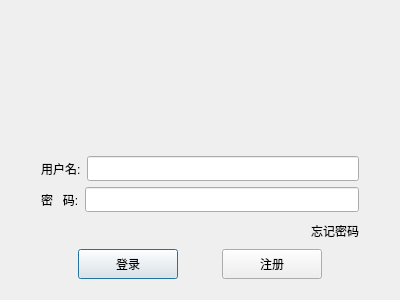
<?xml version="1.0" encoding="UTF-8"?>
<ui version="4.0">
 <class>LoginDialogClass</class>
 <widget class="QDialog" name="LoginDialogClass">
  <property name="geometry">
   <rect>
    <x>0</x>
    <y>0</y>
    <width>400</width>
    <height>300</height>
   </rect>
  </property>
  <property name="minimumSize">
   <size>
    <width>400</width>
    <height>300</height>
   </size>
  </property>
  <property name="maximumSize">
   <size>
    <width>400</width>
    <height>300</height>
   </size>
  </property>
  <property name="windowTitle">
   <string>LoginDialog</string>
  </property>
  <layout class="QVBoxLayout" name="verticalLayout_2">
   <item>
    <layout class="QVBoxLayout" name="verticalLayout">
     <property name="leftMargin">
      <number>30</number>
     </property>
     <property name="topMargin">
      <number>10</number>
     </property>
     <property name="rightMargin">
      <number>30</number>
     </property>
     <property name="bottomMargin">
      <number>10</number>
     </property>
     <item>
      <widget class="QLabel" name="err_tip">
       <property name="minimumSize">
        <size>
         <width>0</width>
         <height>20</height>
        </size>
       </property>
       <property name="maximumSize">
        <size>
         <width>16777215</width>
         <height>20</height>
        </size>
       </property>
       <property name="text">
        <string/>
       </property>
      </widget>
     </item>
     <item>
      <widget class="QWidget" name="widget" native="true"/>
     </item>
     <item>
      <layout class="QHBoxLayout" name="horizontalLayout">
       <item>
        <widget class="QLabel" name="user_label">
         <property name="minimumSize">
          <size>
           <width>0</width>
           <height>25</height>
          </size>
         </property>
         <property name="maximumSize">
          <size>
           <width>16777215</width>
           <height>25</height>
          </size>
         </property>
         <property name="text">
          <string>用户名:</string>
         </property>
        </widget>
       </item>
       <item>
        <widget class="QLineEdit" name="user_edit">
         <property name="minimumSize">
          <size>
           <width>0</width>
           <height>25</height>
          </size>
         </property>
         <property name="maximumSize">
          <size>
           <width>16777215</width>
           <height>25</height>
          </size>
         </property>
        </widget>
       </item>
      </layout>
     </item>
     <item>
      <layout class="QHBoxLayout" name="horizontalLayout_2">
       <item>
        <widget class="QLabel" name="pass_label">
         <property name="minimumSize">
          <size>
           <width>0</width>
           <height>25</height>
          </size>
         </property>
         <property name="maximumSize">
          <size>
           <width>16777215</width>
           <height>25</height>
          </size>
         </property>
         <property name="sizeIncrement">
          <size>
           <width>0</width>
           <height>0</height>
          </size>
         </property>
         <property name="text">
          <string>密   码:</string>
         </property>
        </widget>
       </item>
       <item>
        <widget class="QLineEdit" name="pass_edit">
         <property name="minimumSize">
          <size>
           <width>0</width>
           <height>25</height>
          </size>
         </property>
         <property name="maximumSize">
          <size>
           <width>16777215</width>
           <height>25</height>
          </size>
         </property>
         <property name="sizeIncrement">
          <size>
           <width>0</width>
           <height>0</height>
          </size>
         </property>
        </widget>
       </item>
      </layout>
     </item>
     <item>
      <layout class="QHBoxLayout" name="horizontalLayout_3">
       <item>
        <spacer name="horizontalSpacer">
         <property name="orientation">
          <enum>Qt::Horizontal</enum>
         </property>
         <property name="sizeHint" stdset="0">
          <size>
           <width>40</width>
           <height>20</height>
          </size>
         </property>
        </spacer>
       </item>
       <item>
        <widget class="ClickedLabel" name="forget_label">
         <property name="minimumSize">
          <size>
           <width>0</width>
           <height>25</height>
          </size>
         </property>
         <property name="maximumSize">
          <size>
           <width>16777215</width>
           <height>25</height>
          </size>
         </property>
         <property name="text">
          <string>忘记密码</string>
         </property>
        </widget>
       </item>
      </layout>
     </item>
     <item>
      <layout class="QHBoxLayout" name="horizontalLayout_4">
       <item>
        <spacer name="horizontalSpacer_2">
         <property name="orientation">
          <enum>Qt::Horizontal</enum>
         </property>
         <property name="sizeHint" stdset="0">
          <size>
           <width>40</width>
           <height>20</height>
          </size>
         </property>
        </spacer>
       </item>
       <item>
        <widget class="QPushButton" name="login_btn">
         <property name="minimumSize">
          <size>
           <width>100</width>
           <height>30</height>
          </size>
         </property>
         <property name="text">
          <string>登录</string>
         </property>
        </widget>
       </item>
       <item>
        <spacer name="horizontalSpacer_4">
         <property name="orientation">
          <enum>Qt::Horizontal</enum>
         </property>
         <property name="sizeHint" stdset="0">
          <size>
           <width>40</width>
           <height>20</height>
          </size>
         </property>
        </spacer>
       </item>
       <item>
        <widget class="QPushButton" name="reg_btn">
         <property name="minimumSize">
          <size>
           <width>100</width>
           <height>30</height>
          </size>
         </property>
         <property name="text">
          <string>注册</string>
         </property>
        </widget>
       </item>
       <item>
        <spacer name="horizontalSpacer_3">
         <property name="orientation">
          <enum>Qt::Horizontal</enum>
         </property>
         <property name="sizeHint" stdset="0">
          <size>
           <width>40</width>
           <height>20</height>
          </size>
         </property>
        </spacer>
       </item>
      </layout>
     </item>
    </layout>
   </item>
  </layout>
 </widget>
 <layoutdefault spacing="6" margin="11"/>
 <customwidgets>
  <customwidget>
   <class>ClickedLabel</class>
   <extends>QLabel</extends>
   <header>ClickedLabel.h</header>
  </customwidget>
 </customwidgets>
 <resources/>
 <connections/>
</ui>
